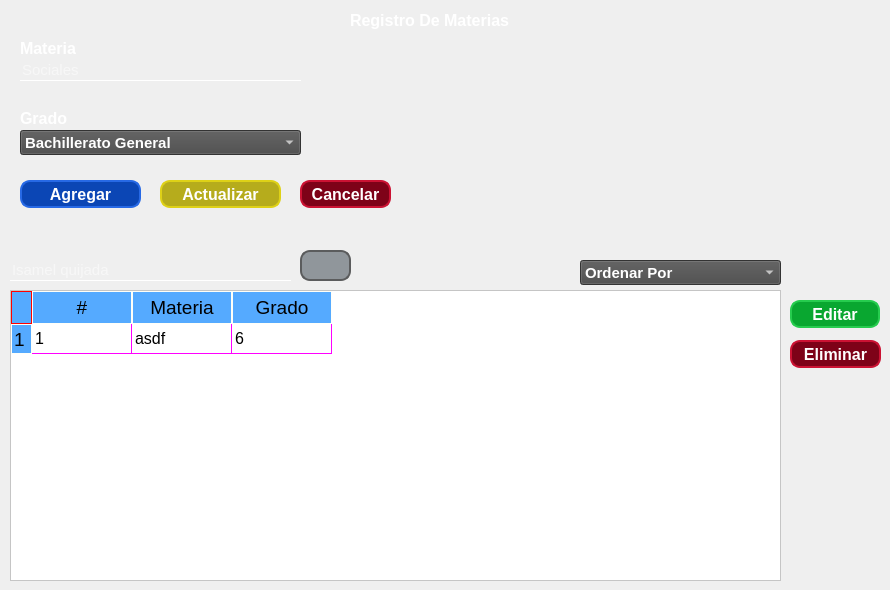
         <widget class="QWidget" name="tab">
          <attribute name="icon">
           <iconset>
            <normaloff>../assets/img/materias.png</normaloff>../assets/img/materias.png</iconset>
          </attribute>
          <attribute name="title">
           <string/>
          </attribute>
          <widget class="QTableWidget" name="tblListMaterias">
           <property name="geometry">
            <rect>
             <x>10</x>
             <y>290</y>
             <width>771</width>
             <height>291</height>
            </rect>
           </property>
           <property name="styleSheet">
            <string notr="true">QWidget{
	background-color: white;
	color: #000000;
}

QHeaderView::section{
	background-color: #55aaff;
	padding: 2px;

	border:1px solid #fffff8;
	font-size: 14pt;
}

QTableWidget{
	gridline-color: #ff00ff;
	font-size: 12pt;
}

QTableWidget QTableCornerButton::section{
	background-color: #55aaff;
	border: 1px solid #ff0000;
}</string>
           </property>
           <property name="selectionBehavior">
            <enum>QAbstractItemView::SelectRows</enum>
           </property>
           <row>
            <property name="text">
             <string>1</string>
            </property>
           </row>
           <column>
            <property name="text">
             <string>#</string>
            </property>
           </column>
           <column>
            <property name="text">
             <string>Materia</string>
            </property>
           </column>
           <column>
            <property name="text">
             <string>Grado</string>
            </property>
           </column>
           <item row="0" column="0">
            <property name="text">
             <string>1</string>
            </property>
           </item>
           <item row="0" column="1">
            <property name="text">
             <string>asdf</string>
            </property>
           </item>
           <item row="0" column="2">
            <property name="text">
             <string>6</string>
            </property>
           </item>
          </widget>
          <widget class="QComboBox" name="cbxMateriaOrderBy">
           <property name="geometry">
            <rect>
             <x>580</x>
             <y>260</y>
             <width>201</width>
             <height>25</height>
            </rect>
           </property>
           <property name="font">
            <font>
             <family>Arial</family>
             <pointsize>11</pointsize>
             <weight>75</weight>
             <bold>true</bold>
            </font>
           </property>
           <property name="styleSheet">
            <string notr="true">color: rgb(255, 255, 255);
background-color: rgb(72, 72, 72);</string>
           </property>
           <item>
            <property name="text">
             <string>Ordenar Por</string>
            </property>
           </item>
           <item>
            <property name="text">
             <string>Materia</string>
            </property>
           </item>
           <item>
            <property name="text">
             <string>Grado</string>
            </property>
           </item>
          </widget>
          <widget class="QLineEdit" name="txtRegMateria">
           <property name="geometry">
            <rect>
             <x>20</x>
             <y>60</y>
             <width>281</width>
             <height>21</height>
            </rect>
           </property>
           <property name="font">
            <font>
             <pointsize>11</pointsize>
            </font>
           </property>
           <property name="styleSheet">
            <string notr="true">QLineEdit{
background:transparent;
border:none;
border-bottom:1px solid white;
color: rgb(255, 255, 255);
}
</string>
           </property>
           <property name="text">
            <string/>
           </property>
           <property name="alignment">
            <set>Qt::AlignBottom|Qt::AlignLeading|Qt::AlignLeft</set>
           </property>
           <property name="placeholderText">
            <string>Sociales</string>
           </property>
          </widget>
          <widget class="QPushButton" name="btnAgregarMateria">
           <property name="geometry">
            <rect>
             <x>20</x>
             <y>180</y>
             <width>121</width>
             <height>28</height>
            </rect>
           </property>
           <property name="font">
            <font>
             <pointsize>12</pointsize>
             <weight>75</weight>
             <bold>true</bold>
            </font>
           </property>
           <property name="cursor">
            <cursorShape>PointingHandCursor</cursorShape>
           </property>
           <property name="styleSheet">
            <string notr="true">QPushButton
{	
	background:rgb(11,70,181);
	border: 2px solid rgb(39,105,229);
	border-radius:10px;
	color:white;
}
QPushButton:pressed
{
	background-color:rgb(39,105,229);
	border:2px solid rgb(11,70,181);
}
</string>
           </property>
           <property name="text">
            <string>Agregar</string>
           </property>
          </widget>
          <widget class="QLabel" name="label_23">
           <property name="geometry">
            <rect>
             <x>20</x>
             <y>40</y>
             <width>81</width>
             <height>16</height>
            </rect>
           </property>
           <property name="font">
            <font>
             <family>Arial</family>
             <pointsize>12</pointsize>
             <weight>75</weight>
             <bold>true</bold>
            </font>
           </property>
           <property name="styleSheet">
            <string notr="true">color: rgb(255, 255, 255);</string>
           </property>
           <property name="text">
            <string>Materia</string>
           </property>
          </widget>
          <widget class="QPushButton" name="btnActualizarMateria">
           <property name="geometry">
            <rect>
             <x>160</x>
             <y>180</y>
             <width>121</width>
             <height>28</height>
            </rect>
           </property>
           <property name="font">
            <font>
             <pointsize>12</pointsize>
             <weight>75</weight>
             <bold>true</bold>
            </font>
           </property>
           <property name="cursor">
            <cursorShape>PointingHandCursor</cursorShape>
           </property>
           <property name="styleSheet">
            <string notr="true">QPushButton
{	
	background:rgb(182,172,28);
	border: 2px solid rgb(222,209,23);
	border-radius:10px;
	color:white;
}
QPushButton:pressed
{
	background-color:rgb(222,209,23);
	border:2px solid rgb(182,172,28);
}
</string>
           </property>
           <property name="text">
            <string>Actualizar</string>
           </property>
          </widget>
          <widget class="QPushButton" name="pushButton_23">
           <property name="enabled">
            <bool>true</bool>
           </property>
           <property name="geometry">
            <rect>
             <x>300</x>
             <y>250</y>
             <width>51</width>
             <height>31</height>
            </rect>
           </property>
           <property name="font">
            <font>
             <pointsize>12</pointsize>
             <weight>75</weight>
             <bold>true</bold>
            </font>
           </property>
           <property name="styleSheet">
            <string notr="true">QPushButton
{	
	background:rgb(144, 150, 155);
	border: 2px solid rgb(91,92,93);
	border-radius:10px;
	color:white;
}
QPushButton:pressed
{
	background-color:rgb(91,92,93);
	border:2px solid rgb(144, 150, 155);
}

</string>
           </property>
           <property name="text">
            <string/>
           </property>
           <property name="icon">
            <iconset>
             <normaloff>../assets/img/buscar.png</normaloff>../assets/img/buscar.png</iconset>
           </property>
           <property name="iconSize">
            <size>
             <width>25</width>
             <height>25</height>
            </size>
           </property>
          </widget>
          <widget class="QPushButton" name="btnMateriaEdit">
           <property name="geometry">
            <rect>
             <x>790</x>
             <y>300</y>
             <width>90</width>
             <height>28</height>
            </rect>
           </property>
           <property name="font">
            <font>
             <pointsize>12</pointsize>
             <weight>75</weight>
             <bold>true</bold>
            </font>
           </property>
           <property name="cursor">
            <cursorShape>PointingHandCursor</cursorShape>
           </property>
           <property name="styleSheet">
            <string notr="true">QPushButton
{	
	background:rgb(9,167,48);
	border: 2px solid rgb(38,204,78);
	border-radius:10px;
	color:white;
}
QPushButton:pressed
{
	background-color: rgb(38,204,78);
	border:2px solid rgb(9,167,48);
}



</string>
           </property>
           <property name="text">
            <string>Editar</string>
           </property>
          </widget>
          <widget class="QLabel" name="label_27">
           <property name="geometry">
            <rect>
             <x>350</x>
             <y>10</y>
             <width>201</width>
             <height>21</height>
            </rect>
           </property>
           <property name="font">
            <font>
             <family>Arial</family>
             <pointsize>12</pointsize>
             <weight>75</weight>
             <bold>true</bold>
            </font>
           </property>
           <property name="styleSheet">
            <string notr="true">color: rgb(255, 255, 255);</string>
           </property>
           <property name="text">
            <string>Registro De Materias</string>
           </property>
          </widget>
          <widget class="QPushButton" name="btnEliminarMateria">
           <property name="geometry">
            <rect>
             <x>790</x>
             <y>340</y>
             <width>91</width>
             <height>28</height>
            </rect>
           </property>
           <property name="font">
            <font>
             <pointsize>12</pointsize>
             <weight>75</weight>
             <bold>true</bold>
            </font>
           </property>
           <property name="cursor">
            <cursorShape>PointingHandCursor</cursorShape>
           </property>
           <property name="styleSheet">
            <string notr="true">QPushButton
{	
	background: rgb(126,2,24);
	border: 2px solid rgb(203,18,51);
	border-radius:10px;
	color:white;
}
QPushButton:pressed
{
	background-color: rgb(203,18,51);
	border:2px solid rgb(126,2,24);
}
</string>
           </property>
           <property name="text">
            <string>Eliminar</string>
           </property>
          </widget>
          <widget class="QLabel" name="label_24">
           <property name="geometry">
            <rect>
             <x>20</x>
             <y>110</y>
             <width>81</width>
             <height>16</height>
            </rect>
           </property>
           <property name="font">
            <font>
             <family>Arial</family>
             <pointsize>12</pointsize>
             <weight>75</weight>
             <bold>true</bold>
            </font>
           </property>
           <property name="styleSheet">
            <string notr="true">color: rgb(255, 255, 255);</string>
           </property>
           <property name="text">
            <string>Grado</string>
           </property>
          </widget>
          <widget class="QLineEdit" name="txtSearchMaterias">
           <property name="geometry">
            <rect>
             <x>10</x>
             <y>260</y>
             <width>281</width>
             <height>21</height>
            </rect>
           </property>
           <property name="font">
            <font>
             <pointsize>11</pointsize>
            </font>
           </property>
           <property name="styleSheet">
            <string notr="true">QLineEdit{
background:transparent;
border:none;
border-bottom:1px solid white;
color: rgb(255, 255, 255);
}
</string>
           </property>
           <property name="text">
            <string/>
           </property>
           <property name="alignment">
            <set>Qt::AlignBottom|Qt::AlignLeading|Qt::AlignLeft</set>
           </property>
           <property name="placeholderText">
            <string>Isamel quijada</string>
           </property>
          </widget>
          <widget class="QComboBox" name="cbxRegMatGrado">
           <property name="geometry">
            <rect>
             <x>20</x>
             <y>130</y>
             <width>281</width>
             <height>25</height>
            </rect>
           </property>
           <property name="font">
            <font>
             <family>Arial</family>
             <pointsize>11</pointsize>
             <weight>75</weight>
             <bold>true</bold>
            </font>
           </property>
           <property name="styleSheet">
            <string notr="true">color: rgb(255, 255, 255);
background-color: rgb(72, 72, 72);</string>
           </property>
           <item>
            <property name="text">
             <string>Bachillerato General</string>
            </property>
           </item>
           <item>
            <property name="text">
             <string>9 Grado</string>
            </property>
           </item>
           <item>
            <property name="text">
             <string>C</string>
            </property>
           </item>
          </widget>
          <widget class="QPushButton" name="btnCancelMateriaEdit">
           <property name="geometry">
            <rect>
             <x>300</x>
             <y>180</y>
             <width>91</width>
             <height>28</height>
            </rect>
           </property>
           <property name="font">
            <font>
             <pointsize>12</pointsize>
             <weight>75</weight>
             <bold>true</bold>
            </font>
           </property>
           <property name="cursor">
            <cursorShape>PointingHandCursor</cursorShape>
           </property>
           <property name="styleSheet">
            <string notr="true">QPushButton
{	
	background: rgb(126,2,24);
	border: 2px solid rgb(203,18,51);
	border-radius:10px;
	color:white;
}
QPushButton:pressed
{
	background-color: rgb(203,18,51);
	border:2px solid rgb(126,2,24);
}
</string>
           </property>
           <property name="text">
            <string>Cancelar</string>
           </property>
          </widget>
          <widget class="QLabel" name="lblMateriaToEdit">
           <property name="geometry">
            <rect>
             <x>580</x>
             <y>20</y>
             <width>47</width>
             <height>16</height>
            </rect>
           </property>
           <property name="text">
            <string/>
           </property>
          </widget>
         </widget>
